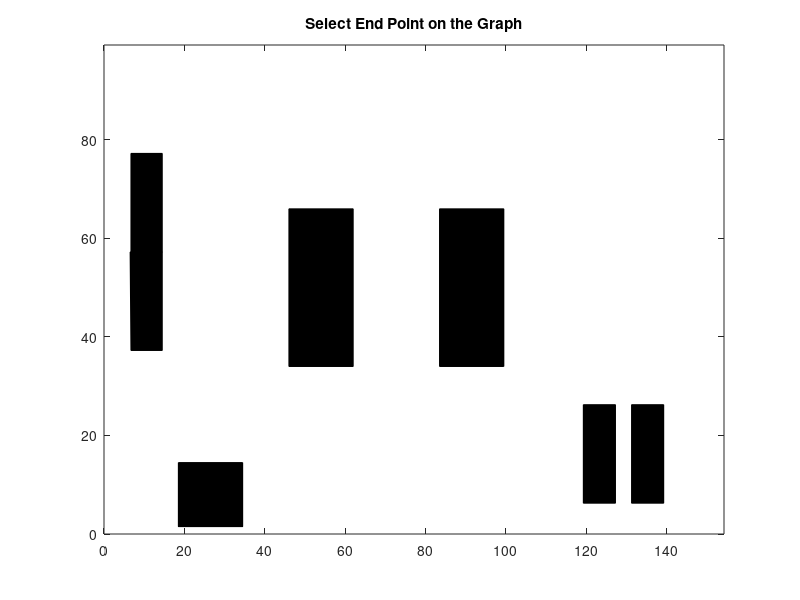

Here is the MATLAB script that generated this plot: (Note: this script raises an error after producing the figure.)
%==========================================================================

% MATLAB code for Project 3 (Planning Class)
% Point robot planning using A* Algorithm
% Written by Yash Shah (115710498)
% email ID: ysshah95@umd.edu
% 
% Implementation of A* Algorithm for finding a shortest path 
% between two points in an area (with obstacles)

%==========================================================================

clc
clear all
close all

% live_status = 0; % Change this to 1 to see node generation live on image 
% Video = 0; % Change this to 1 if you want to make a live video of the algorithm running.

% if Video == 1
%     Output_Video = VideoWriter('Result');
%     Output_Video.FrameRate = 100;
%     open(Output_Video);
% end

% Defining the whole plot from the given coordinates

% Plotting Obstacle

x2 = ([-7.33 -6.55 -6.55 -7.33]+8)*10;
y2 = ([2.725 2.725  0.725 0.725]+5)*10;
fill(x2,y2,'k')
drawnow
hold on 
x3 = ([-7.35 -6.55 -6.55 -7.33]+8)*10;
y3 = ([0.725 0.725 -1.275 -1.275]+5)*10;
fill(x3,y3,'k')
drawnow

hold on 
x4 = ([-6.15 -4.55 -4.55 -6.15]+8)*10;
y4 = ([-3.55 -3.55 -4.85 -4.85]+5)*10;
fill(x4,y4,'k')
drawnow

hold on 
x5 = ([5.125 5.925 5.925 5.125]+8)*10;
y5 = ([-2.375 -2.375 -4.375 -4.375]+5)*10;
fill(x5,y5,'k')
drawnow

hold on 
x6 = ([3.925 4.725 4.725 3.925]+8)*10;
y6 = ([-2.375 -2.375 -4.375 -4.375]+5)*10;
fill(x6,y6,'k')
drawnow
hold on 

x7 = ([-3.4 -1.8 -1.8 -3.4]+8)*10;
y7 = ([ 1.6  1.6  -1.6 -1.6]+5)*10;
fill(x7,y7,'k')
drawnow
hold on 
x8 = 10*([0.3475 1.9475 1.9475 0.3475]+8);
y8= ([1.6  1.6  -1.6 -1.6]+5)*10;
fill(x8,y8,'k')
drawnow
hold on

% walls
x = ([-7.425 7.425]+8)*10;
y = ([-4.925 +4.925]+5)*10;

xlim([0 x(2)])
ylim([0 y(2)])

status = false; % This variable becomes true only if all the points are in the free space 
while ~status
    
    title("Select End Point on the Graph")
    
    [r c] = ginput(1);
    
    x_g = round(r(1),0);
    y_g = round(c(1),0);

%     prompt_x_start = 'Enter X Coordinate of Starting Point between 0 to 250:  ';
%     x_s = input(prompt_x_start);
%     
%     prompt_y_start = 'Enter Y Coordinate of Starting Point between 0 to 150:  ';
%     y_s = input(prompt_y_start);
%     
%     prompt_x_goal = 'Enter X Coordinate of Goal Point between 0 to 250:  ';
%     x_g = input(prompt_x_goal);
%     
%     prompt_y_goal = 'Enter Y Coordinate of Goal Point between 0 to 150:  ';
%     y_g = input(prompt_y_goal);
     

    x_s = (6.6+8)*10;
    y_s = (4.1+5)*10;

    StartNode = [x_s,y_s];
    GoalNode = [x_g,y_g];
    
    % Check if the points given are inside the obstacle or not using half
    % plane method 

    in_start = insidepoly_halfplane(x_s,y_s);
    in_goal = insidepoly_halfplane(x_g,y_g);

    if in_start
        status = false;
        disp('The start point provided is inside the obstacle.');
    elseif in_goal
        status = false;
        disp('The goal point provided is inside the obstacle.');
    else
        status = true;
    end
end

% PLot the start and End node 
drawnow 
plot(StartNode(1),StartNode(2),'s','color','green','markers',10)
drawnow 
plot(GoalNode(1),GoalNode(2),'s','color','red','markers',10)
title("Searching for the Optimum Path")
hold on 


txt1 = '\leftarrow Start Node';
txt2 = '\leftarrow Goal Node';


drawnow
text(StartNode(1),StartNode(2),txt1)
text(GoalNode(1),GoalNode(2),txt2)
drawnow
hold on

tic

% Start A* algorithm only if status is true (i.e all the points are in
% free space)


if status 
    
    % Initialize the variables.
    Nodes = [];
    NodesInfo = [];
    % Initialize the start node.
    Nodes(:,:,1) = StartNode;
    % Get id of the start Node
    id = getid(StartNode);    
    % Initialize NodeInfo for start node
    % NodesInfo = [Node#, ParentNode#,ctc,ctg,cost,id];
    NodesInfo(:,:,1) = [1,0,0,0,0,id]; 
    
    ClosedNodes = [];
    ClosedNodesInfo = [];
    
    cost_linear = 1;
    cost_diag = sqrt(2);
    
    % Initialize the child and parent node number variables.
    i = 2; % Child node number variable
    j = 1; % Parent Node Number Variable
    z = 1;
    while true
        % Initialize the parent node in each loop
        CurrentNode = Nodes(:,:,j);
        
        ClosedNodes(:,:,z) = CurrentNode;
        id = getid(CurrentNode);
        ClosedNodesInfo(:,:,z) = [id];
%         if live_status == 1
%             drawnow
%         end
%         plot(CurrentNode(1),CurrentNode(2),'.','color','red')
%         if Video == 1
%             writeVideo(Output_Video,getframe);
%         end
        [StatusL, NewNodeL] = ActionMoveLeft(CurrentNode);
        if StatusL == true
            in = insidepoly_halfplane(NewNodeL(1),NewNodeL(2));
            id_test = getid(NewNodeL);
            % Search if the New Node generated is present in Nodes array or not. 
            if in == false
                % Save the node only if the node generated in not inside
                % the obstacle
%                 tic
                if (~any(id_test == NodesInfo(1,6,:))) 
%                     toc
                    ctc = NodesInfo(:,3,j);
                    g = ctc + cost_linear;
                    h = (sqrt(((NewNodeL(1)-GoalNode(1))^2)+((NewNodeL(2)-GoalNode(2))^2)));
                    f = g+h;
                    Nodes(:,:,i) = NewNodeL;
                    NodesInfo(:,:,i) = [i,j,g,h,f,id_test];
                    OpenNode(:,:,i) = [id_test,f];
                    i = i+1;                    
%                     if live_status == 1
%                         drawnow 
%                     end
%                     plot(NewNodeL(1),NewNodeL(2),'.','color','green')
%                     if Video == 1
%                         writeVideo(Output_Video,getframe);
%                     end
                
                elseif  (~any(id_test == ClosedNodesInfo(1,1,:)))
                    k = find(id_test == NodesInfo(1,6,:));
                    cost = NodesInfo(1,5,k);
                    ctc = NodesInfo(:,3,j);
                    g = ctc+cost_linear;
                    h = sqrt(((NewNodeL(1)-GoalNode(1))^2)+((NewNodeL(2)-GoalNode(2))^2));
                    f = g+h;
                    if cost>f
                        NodesInfo(:,:,k) = [i,j,g,h,f,id_test];
                    end
                end
                if NewNodeL(1) == GoalNode(1) && NewNodeL(2) == GoalNode(2)
                    break
                end   
            end
        end

        [StatusR, NewNodeR] = ActionMoveRight(CurrentNode);
        if StatusR == true
            in = insidepoly_halfplane(NewNodeR(1),NewNodeR(2));
            id_test = getid(NewNodeR);
            % Search if the New Node generated is present in Nodes array or not. 
            if in == false
                % Save the node only if the node generated in not inside
                % the obstacle
                if (~any(id_test == NodesInfo(1,6,:))) 
                    ctc = NodesInfo(:,3,j);
                    g = ctc + cost_linear;
                    h = (sqrt(((NewNodeR(1)-GoalNode(1))^2)+((NewNodeR(2)-GoalNode(2))^2)));
                    f = g+h;
                    Nodes(:,:,i) = NewNodeR;
                    NodesInfo(:,:,i) = [i,j,g,h,f,id_test];
                    i = i+1;                    
%                     if live_status == 1
%                         drawnow 
%                     end
%                     plot(NewNodeR(1),NewNodeR(2),'.','color','green')
%                     if Video == 1
%                         writeVideo(Output_Video,getframe);
%                     end
                    
                elseif  (~any(id_test == ClosedNodesInfo(1,1,:)))
                    k = find(id_test == NodesInfo(1,6,:));
                    cost = NodesInfo(1,5,k);
                    ctc = NodesInfo(:,3,j);
                    g = ctc+cost_linear;
                    h = sqrt(((NewNodeR(1)-GoalNode(1))^2)+((NewNodeR(2)-GoalNode(2))^2));
                    f = g+h;
                    if cost>f
                        NodesInfo(:,:,k) = [i,j,g,h,f,id_test];
                    end
                end
                if NewNodeR(1) == GoalNode(1) && NewNodeR(2) == GoalNode(2)
                    break
                end   
            end
        end  
        
        [StatusU, NewNodeU] = ActionMoveUp(CurrentNode);
        if StatusU == true
            in = insidepoly_halfplane(NewNodeU(1),NewNodeU(2));
            id_test = getid(NewNodeU);
            % Search if the New Node generated is present in Nodes array or not. 
            if in == false
                % Save the node only if the node generated in not inside
                % the obstacle
                if (~any(id_test == NodesInfo(1,6,:))) 
                    ctc = NodesInfo(:,3,j);
                    g = ctc + cost_linear;
                    h = (sqrt(((NewNodeU(1)-GoalNode(1))^2)+((NewNodeU(2)-GoalNode(2))^2)));
                    f = g+h;
                    Nodes(:,:,i) = NewNodeU;
                    NodesInfo(:,:,i) = [i,j,g,h,f,id_test];
                    i = i+1;                    
%                     if live_status == 1
%                         drawnow 
%                     end
%                     plot(NewNodeU(1),NewNodeU(2),'.','color','green')
%                     if Video == 1
%                         writeVideo(Output_Video,getframe);
%                     end
                    
                elseif  (~any(id_test == ClosedNodesInfo(1,1,:)))
                    k = find(id_test == NodesInfo(1,6,:));
                    cost = NodesInfo(1,5,k);
                    ctc = NodesInfo(:,3,j);
                    g = ctc+cost_linear;
                    h = sqrt(((NewNodeU(1)-GoalNode(1))^2)+((NewNodeU(2)-GoalNode(2))^2));
                    f = g+h;
                    if cost>f
                        NodesInfo(:,:,k) = [i,j,g,h,f,id_test];
                    end
                end
                if NewNodeU(1) == GoalNode(1) && NewNodeU(2) == GoalNode(2)
                    break
                end   
            end
        end
        
        [StatusD, NewNodeD] = ActionMoveDown(CurrentNode);
        if StatusD == true
            in = insidepoly_halfplane(NewNodeD(1),NewNodeD(2));
            id_test = getid(NewNodeD);
            % Search if the New Node generated is present in Nodes array or not. 
            if in == false
                % Save the node only if the node generated in not inside
                % the obstacle
                if (~any(id_test == NodesInfo(1,6,:))) 
                    ctc = NodesInfo(:,3,j);
                    g = ctc + cost_linear;
                    h = (sqrt(((NewNodeD(1)-GoalNode(1))^2)+((NewNodeD(2)-GoalNode(2))^2)));
                    f = g+h;
                    Nodes(:,:,i) = NewNodeD;
                    NodesInfo(:,:,i) = [i,j,g,h,f,id_test];
                    i = i+1;                    
%                     if live_status == 1
%                         drawnow 
%                     end
%                     plot(NewNodeD(1),NewNodeD(2),'.','color','green')
%                     if Video == 1
%                         writeVideo(Output_Video,getframe);
%                     end
                    
                elseif  (~any(id_test == ClosedNodesInfo(1,1,:)))
                    k = find(id_test == NodesInfo(1,6,:));
                    cost = NodesInfo(1,5,k);
                    ctc = NodesInfo(:,3,j);
                    g = ctc+cost_linear;
                    h = sqrt(((NewNodeD(1)-GoalNode(1))^2)+((NewNodeD(2)-GoalNode(2))^2));
                    f = g+h;
                    if cost>f
                        NodesInfo(:,:,k) = [i,j,g,h,f,id_test];
                    end
                end
                if NewNodeD(1) == GoalNode(1) && NewNodeD(2) == GoalNode(2)
                    break
                end   
            end
        end
        
        [StatusDL, NewNodeDL] = ActionMoveDownLeft(CurrentNode);
        if StatusDL == true
            in = insidepoly_halfplane(NewNodeDL(1),NewNodeDL(2));
            id_test = getid(NewNodeDL);
            % Search if the New Node generated is present in Nodes array or not. 
            if in == false
                % Save the node only if the node generated in not inside
                % the obstacle
                if (~any(id_test == NodesInfo(1,6,:))) 
                    ctc = NodesInfo(:,3,j);
                    g = ctc + cost_linear;
                    h = (sqrt(((NewNodeDL(1)-GoalNode(1))^2)+((NewNodeDL(2)-GoalNode(2))^2)));
                    f = g+h;
                    Nodes(:,:,i) = NewNodeDL;
                    NodesInfo(:,:,i) = [i,j,g,h,f,id_test];
                    i = i+1;                    
%                     if live_status == 1
%                         drawnow 
%                     end
%                     plot(NewNodeDL(1),NewNodeDL(2),'.','color','green')
%                     if Video == 1
%                         writeVideo(Output_Video,getframe);
%                     end
                    
                elseif  (~any(id_test == ClosedNodesInfo(1,1,:)))
                    k = find(id_test == NodesInfo(1,6,:));
                    cost = NodesInfo(1,5,k);
                    ctc = NodesInfo(:,3,j);
                    g = ctc+cost_linear;
                    h = sqrt(((NewNodeDL(1)-GoalNode(1))^2)+((NewNodeDL(2)-GoalNode(2))^2));
                    f = g+h;
                    if cost>f
                        NodesInfo(:,:,k) = [i,j,g,h,f,id_test];
                    end
                end
                if NewNodeDL(1) == GoalNode(1) && NewNodeDL(2) == GoalNode(2)
                    break
                end   
            end
        end
        
        [StatusDR, NewNodeDR] = ActionMoveDownRight(CurrentNode);
        if StatusDR == true
            in = insidepoly_halfplane(NewNodeDR(1),NewNodeDR(2));
            id_test = getid(NewNodeDR);
            % Search if the New Node generated is present in Nodes array or not. 
            if in == false
                % Save the node only if the node generated in not inside
                % the obstacle
                if (~any(id_test == NodesInfo(1,6,:))) 
                    ctc = NodesInfo(:,3,j);
                    g = ctc + cost_linear;
                    h = (sqrt(((NewNodeDR(1)-GoalNode(1))^2)+((NewNodeDR(2)-GoalNode(2))^2)));
                    f = g+h;
                    Nodes(:,:,i) = NewNodeDR;
                    NodesInfo(:,:,i) = [i,j,g,h,f,id_test];
                    i = i+1;                    
%                     if live_status == 1
%                         drawnow 
%                     end
%                     plot(NewNodeDR(1),NewNodeDR(2),'.','color','green')
%                     if Video == 1
%                         writeVideo(Output_Video,getframe);
%                     end
                    
                elseif  (~any(id_test == ClosedNodesInfo(1,1,:)))
                    k = find(id_test == NodesInfo(1,6,:));
                    cost = NodesInfo(1,5,k);
                    ctc = NodesInfo(:,3,j);
                    g = ctc+cost_linear;
                    h = sqrt(((NewNodeDR(1)-GoalNode(1))^2)+((NewNodeDR(2)-GoalNode(2))^2));
                    f = g+h;
                    if cost>f
                        NodesInfo(:,:,k) = [i,j,g,h,f,id_test];
                    end
                end
                if NewNodeDR(1) == GoalNode(1) && NewNodeDR(2) == GoalNode(2)
                    break
                end   
            end
        end
        
        [StatusUL, NewNodeUL] = ActionMoveUpLeft(CurrentNode);
        if StatusUL == true
            in = insidepoly_halfplane(NewNodeUL(1),NewNodeUL(2));
            id_test = getid(NewNodeUL);
            % Search if the New Node generated is present in Nodes array or not. 
            if in == false
                % Save the node only if the node generated in not inside
                % the obstacle
                if (~any(id_test == NodesInfo(1,6,:))) 
                    ctc = NodesInfo(:,3,j);
                    g = ctc + cost_linear;
                    h = (sqrt(((NewNodeUL(1)-GoalNode(1))^2)+((NewNodeUL(2)-GoalNode(2))^2)));
                    f = g+h;
                    Nodes(:,:,i) = NewNodeUL;
                    NodesInfo(:,:,i) = [i,j,g,h,f,id_test];
                    i = i+1;                    
%                     if live_status == 1
%                         drawnow 
%                     end
%                     plot(NewNodeUL(1),NewNodeUL(2),'.','color','green')
%                     if Video == 1
%                         writeVideo(Output_Video,getframe);
%                     end
                    
                elseif  (~any(id_test == ClosedNodesInfo(1,1,:)))
                    k = find(id_test == NodesInfo(1,6,:));
                    cost = NodesInfo(1,5,k);
                    ctc = NodesInfo(:,3,j);
                    g = ctc+cost_linear;
                    h = sqrt(((NewNodeUL(1)-GoalNode(1))^2)+((NewNodeUL(2)-GoalNode(2))^2));
                    f = g+h;
                    if cost>f
                        NodesInfo(:,:,k) = [i,j,g,h,f,id_test];
                    end
                end
                if NewNodeUL(1) == GoalNode(1) && NewNodeUL(2) == GoalNode(2)
                    break
                end   
            end
        end
        
        [StatusUR, NewNodeUR] = ActionMoveUpRight(CurrentNode);
        if StatusUR == true
            in = insidepoly_halfplane(NewNodeUR(1),NewNodeUR(2));
            id_test = getid(NewNodeUR);
            % Search if the New Node generated is present in Nodes array or not. 
            if in == false
                % Save the node only if the node generated in not inside
                % the obstacle
                if (~any(id_test == NodesInfo(1,6,:))) 
                    ctc = NodesInfo(:,3,j);
                    g = ctc + cost_linear;
                    h = (sqrt(((NewNodeUR(1)-GoalNode(1))^2)+((NewNodeUR(2)-GoalNode(2))^2)));
                    f = g+h;
                    Nodes(:,:,i) = NewNodeUR;
                    NodesInfo(:,:,i) = [i,j,g,h,f,id_test];
                    i = i+1;                    
%                     if live_status == 1
%                         drawnow 
%                     end
%                     plot(NewNodeUR(1),NewNodeUR(2),'.','color','green')
%                     if Video == 1
%                         writeVideo(Output_Video,getframe);
%                     end
                    
                elseif  (~any(id_test == ClosedNodesInfo(1,1,:)))
                    k = find(id_test == NodesInfo(1,6,:));
                    cost = NodesInfo(1,5,k);
                    ctc = NodesInfo(:,3,j);
                    g = ctc+cost_linear;
                    h = sqrt(((NewNodeUR(1)-GoalNode(1))^2)+((NewNodeUR(2)-GoalNode(2))^2));
                    f = g+h;
                    if cost>f
                        NodesInfo(:,:,k) = [i,j,g,h,f,id_test];
                    end
                end
                if NewNodeUR(1) == GoalNode(1) && NewNodeUR(2) == GoalNode(2)
                    break
                end   
            end
        end    
        
%         tic
        
        min_cost = [inf,0];
        for y = 1:i-1
        id_test = getid(Nodes(:,:,y));
            if (~any(id_test == ClosedNodesInfo(1,1,:)))
                cost = NodesInfo(1,5,y);
                if cost<min_cost(1,1)
                    min_cost = [cost , y];
                end
            end
        end
        
%         toc

        j = min_cost(1,2);
        z = z+1;
%         if rem(z,10) == 0
%             z
%         end
        
    end
    
    q = i-1;
    count = 0;
    
    path = [];
    
    while q ~= 1 
        NodesInfo(:,:,q);
        a = Nodes(1,1,q);
        b = Nodes(1,2,q); 
        info = NodesInfo(1,2,q);
        q = info;
        count = count+1;
        plot(a,b,'.','color','blue')
        title("Hurray..!! Optimum path Found. The path is shown with Blue Dots")
        a1 =(a/10)-8;
        b1 = (b/10)-5;
        path = [path;[a1 b1]];
    end
    NodesInfo(:,:,q);
    a = Nodes(1,1,q);
    b = Nodes(1,2,q); 
    a1 = (a/10)-8;
    b1 = (b/10)-5;
    path = [path;[a1 b1]];
    
%     if Video == 1
%         writeVideo(Output_Video,getframe);
%     end
    
    
    

end

toc

% if Video == 1
%     close(Output_Video)
% end

save('Path.mat','path')   

